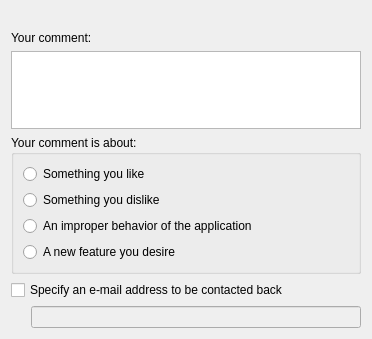
<ui version="4.0" >
 <class>LikeBackDialog</class>
 <widget class="QWidget" name="LikeBackDialog" >
  <property name="geometry" >
   <rect>
    <x>0</x>
    <y>0</y>
    <width>358</width>
    <height>339</height>
   </rect>
  </property>
  <property name="windowTitle" >
   <string/>
  </property>
  <layout class="QVBoxLayout" name="verticalLayout_2" >
   <item>
    <widget class="QLabel" name="m_informationLabel" >
     <property name="sizePolicy" >
      <sizepolicy vsizetype="Fixed" hsizetype="Expanding" >
       <horstretch>0</horstretch>
       <verstretch>0</verstretch>
      </sizepolicy>
     </property>
     <property name="text" >
      <string/>
     </property>
     <property name="scaledContents" >
      <bool>true</bool>
     </property>
     <property name="alignment" >
      <set>Qt::AlignJustify|Qt::AlignTop</set>
     </property>
     <property name="wordWrap" >
      <bool>true</bool>
     </property>
    </widget>
   </item>
   <item>
    <widget class="QLabel" name="label_2" >
     <property name="sizePolicy" >
      <sizepolicy vsizetype="Fixed" hsizetype="Preferred" >
       <horstretch>0</horstretch>
       <verstretch>0</verstretch>
      </sizepolicy>
     </property>
     <property name="text" >
      <string>Your comment:</string>
     </property>
    </widget>
   </item>
   <item>
    <widget class="QPlainTextEdit" name="m_comment" >
     <property name="minimumSize" >
      <size>
       <width>350</width>
       <height>64</height>
      </size>
     </property>
    </widget>
   </item>
   <item>
    <widget class="QGroupBox" name="groupBox" >
     <property name="sizePolicy" >
      <sizepolicy vsizetype="Fixed" hsizetype="Expanding" >
       <horstretch>0</horstretch>
       <verstretch>0</verstretch>
      </sizepolicy>
     </property>
     <property name="title" >
      <string>Your comment is about:</string>
     </property>
     <layout class="QVBoxLayout" name="verticalLayout" >
      <item>
       <widget class="QRadioButton" name="likeRadio_" >
        <property name="sizePolicy" >
         <sizepolicy vsizetype="Fixed" hsizetype="Minimum" >
          <horstretch>0</horstretch>
          <verstretch>0</verstretch>
         </sizepolicy>
        </property>
        <property name="text" >
         <string>Something you like</string>
        </property>
       </widget>
      </item>
      <item>
       <widget class="QRadioButton" name="dislikeRadio_" >
        <property name="sizePolicy" >
         <sizepolicy vsizetype="Fixed" hsizetype="Minimum" >
          <horstretch>0</horstretch>
          <verstretch>0</verstretch>
         </sizepolicy>
        </property>
        <property name="text" >
         <string>Something you dislike</string>
        </property>
       </widget>
      </item>
      <item>
       <widget class="QRadioButton" name="bugRadio_" >
        <property name="sizePolicy" >
         <sizepolicy vsizetype="Fixed" hsizetype="Minimum" >
          <horstretch>0</horstretch>
          <verstretch>0</verstretch>
         </sizepolicy>
        </property>
        <property name="text" >
         <string>An improper behavior of the application</string>
        </property>
       </widget>
      </item>
      <item>
       <widget class="QRadioButton" name="featureRadio_" >
        <property name="sizePolicy" >
         <sizepolicy vsizetype="Fixed" hsizetype="Minimum" >
          <horstretch>0</horstretch>
          <verstretch>0</verstretch>
         </sizepolicy>
        </property>
        <property name="text" >
         <string>A new feature you desire</string>
        </property>
       </widget>
      </item>
     </layout>
    </widget>
   </item>
   <item>
    <widget class="QCheckBox" name="specifyEmailCheckBox_" >
     <property name="sizePolicy" >
      <sizepolicy vsizetype="Fixed" hsizetype="Expanding" >
       <horstretch>0</horstretch>
       <verstretch>0</verstretch>
      </sizepolicy>
     </property>
     <property name="text" >
      <string>Specify an e-mail address to be contacted back</string>
     </property>
    </widget>
   </item>
   <item>
    <layout class="QHBoxLayout" name="horizontalLayout" >
     <item>
      <spacer name="horizontalSpacer_2" >
       <property name="orientation" >
        <enum>Qt::Horizontal</enum>
       </property>
       <property name="sizeType" >
        <enum>QSizePolicy::Fixed</enum>
       </property>
       <property name="sizeHint" stdset="0" >
        <size>
         <width>20</width>
         <height>20</height>
        </size>
       </property>
      </spacer>
     </item>
     <item>
      <widget class="QLineEdit" name="emailAddressEdit_" >
       <property name="enabled" >
        <bool>false</bool>
       </property>
       <property name="sizePolicy" >
        <sizepolicy vsizetype="Fixed" hsizetype="Expanding" >
         <horstretch>0</horstretch>
         <verstretch>0</verstretch>
        </sizepolicy>
       </property>
      </widget>
     </item>
    </layout>
   </item>
  </layout>
 </widget>
 <resources/>
 <connections>
  <connection>
   <sender>specifyEmailCheckBox_</sender>
   <signal>toggled(bool)</signal>
   <receiver>emailAddressEdit_</receiver>
   <slot>setEnabled(bool)</slot>
   <hints>
    <hint type="sourcelabel" >
     <x>80</x>
     <y>362</y>
    </hint>
    <hint type="destinationlabel" >
     <x>127</x>
     <y>386</y>
    </hint>
   </hints>
  </connection>
  <connection>
   <sender>m_comment</sender>
   <signal>modificationChanged(bool)</signal>
   <receiver>LikeBackDialog</receiver>
   <slot>enableButtonOk(bool)</slot>
   <hints>
    <hint type="sourcelabel" >
     <x>136</x>
     <y>106</y>
    </hint>
    <hint type="destinationlabel" >
     <x>248</x>
     <y>0</y>
    </hint>
   </hints>
  </connection>
 </connections>
</ui>
